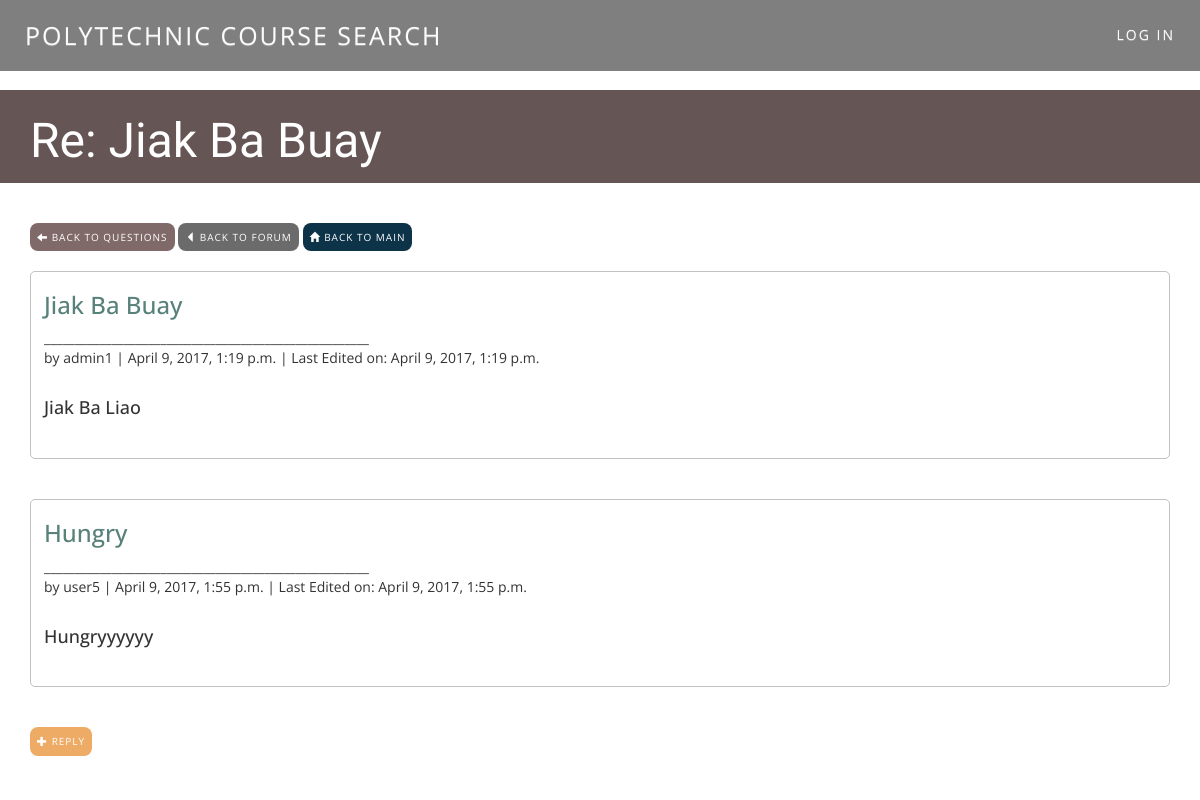
The app's page /post/1/ with its own data.
### forum/models.py (models this page shows, shortened)
class Thread(models.Model):
    title = models.CharField(max_length=60)
    author = models.ForeignKey(User)
    date_created = models.DateTimeField(auto_now_add=True)
    under_forum = models.ForeignKey(Forum)

class Post(models.Model):
    title = models.CharField(max_length=60)
    date_created = models.DateTimeField(default=timezone.now)
    date_published = models.DateTimeField(blank=True, null=True)
    author = models.ForeignKey(User)
    under_thread = models.ForeignKey(Thread)
    body = models.TextField(max_length = 10000)

### forum/views.py (the view)
# urls.py: url(r'^post/(?P<pk>\d+)/$', views.postview, name='postview'),
def postview(request, pk):
    post = Post.objects.filter(under_thread=pk).order_by("date_created")
    title = Thread.objects.get(pk=pk)
    back = Thread.objects.get(pk=pk).under_forum
    main = Forum.objects.get(pk=back.pk).under_ForumList
    thread_creator = Thread.objects.get(pk=pk).author
    return render(request, 'forum/PostView.html', {"post": post, "title": title.title, "pk": pk, 'thread_pk':back.pk, 'main':main.pk, 'thread_creator': thread_creator})

### forum/templates/forum/PostView.html (shortened to what this page needs)
{% extends 'forum/Forum_Base.html' %}
{% block content %}
<div class="post-header">
    <div class="container">
        <h2>Re: {{ title }}</h2>
    </div>
</div>
<br /><br />
<div class="container">
    <div class = "backbar">
        <a href="{% url 'threadview' pk=thread_pk %}"><button type="button" class="back"><span class="glyphicon glyphicon-arrow-left"></span>
            Back to Questions</button></a>
        <a href="{% url 'forumview' pk=main %}"><button type="button" class="back" style="background-color: #6b6b6b;"><span class="glyphicon glyphicon-triangle-left"></span>
            Back to Forum</button></a>
        <a href="{% url 'forumlist' %}"><button type="button" class="back" style="background-color: #0D3349;"><span class="glyphicon glyphicon-home"></span>
            Back to Main</button></a>
    </div>
</div>
<div class ="container">
     {% for post in post %}
            <div class = "view-post">
                    <h3 style="color:#578179;">{{ post.title }}</h3>
                    _____________________________________________________<br />
                    by {{ post.author }} | <span class="date">{{ post.date_created }}</span> | Last Edited on: <span class="date">{{ post.date_published }}</span> <br /><br />
                    <h4>{{ post.body }}</h4> <br />
            </div>
                <br /><br />
                {% empty %}
                    <h1 style="color: #83b4ac;">No Posts Found :(</h1>
                {% endfor %}
</div>
<div class = "container">
    <a href="{% url 'replypost' pk=pk %}"><button type="button" class="reply" style="margin-bottom:20px;">
        <span class="glyphicon glyphicon-plus"></span> REPLY</button></a>
</div>
{% endblock %}

### forum/static/css/forum.css (style rules this page uses)
body { font-family: 'Open Sans', sans-serif; padding-top: 90px; }
.post-header { font-family: 'Patua One', sans-serif; background-color: #665555; margin-top: 0; padding: 5px 5px 5px; }
.post-header h2 { color: #ffffff; font-size: 36pt; }
.backbar { display:inline-block; padding-bottom:20px; }
.back { letter-spacing: 1px; text-transform: uppercase; background-color: #806969; border: none; color: white; padding: 7px 7px; text-align: center; text-decoration: none; display: inline-block; font-size: 10px; border-radius: 8px; transition-duration: 0.2s; position: relative; }
.reply { letter-spacing: 1px; text-transform: uppercase; background-color: #eeab65; border: none; color: white; padding: 7px 7px; text-align: center; text-decoration: none; display: inline-block; font-size: 10px; border-radius: 8px; transition-duration: 0.2s; position: relative; }
.view-post { border-style: solid; border-width: 1px; border-radius: 5px; border-color: rgba(0,0,0,0.24); padding-bottom: 10px; padding-left: 13px; }

### records on screen
Thread: title "Jiak Ba Buay"
Post: title "Jiak Ba Buay", author "admin1", date_created "April 9, 2017, 1:19 p.m.", date_published "April 9, 2017, 1:19 p.m.", body "Jiak Ba Liao"
Post: title "Hungry", author "user5", date_created "April 9, 2017, 1:55 p.m.", date_published "April 9, 2017, 1:55 p.m.", body "Hungryyyyyy"
